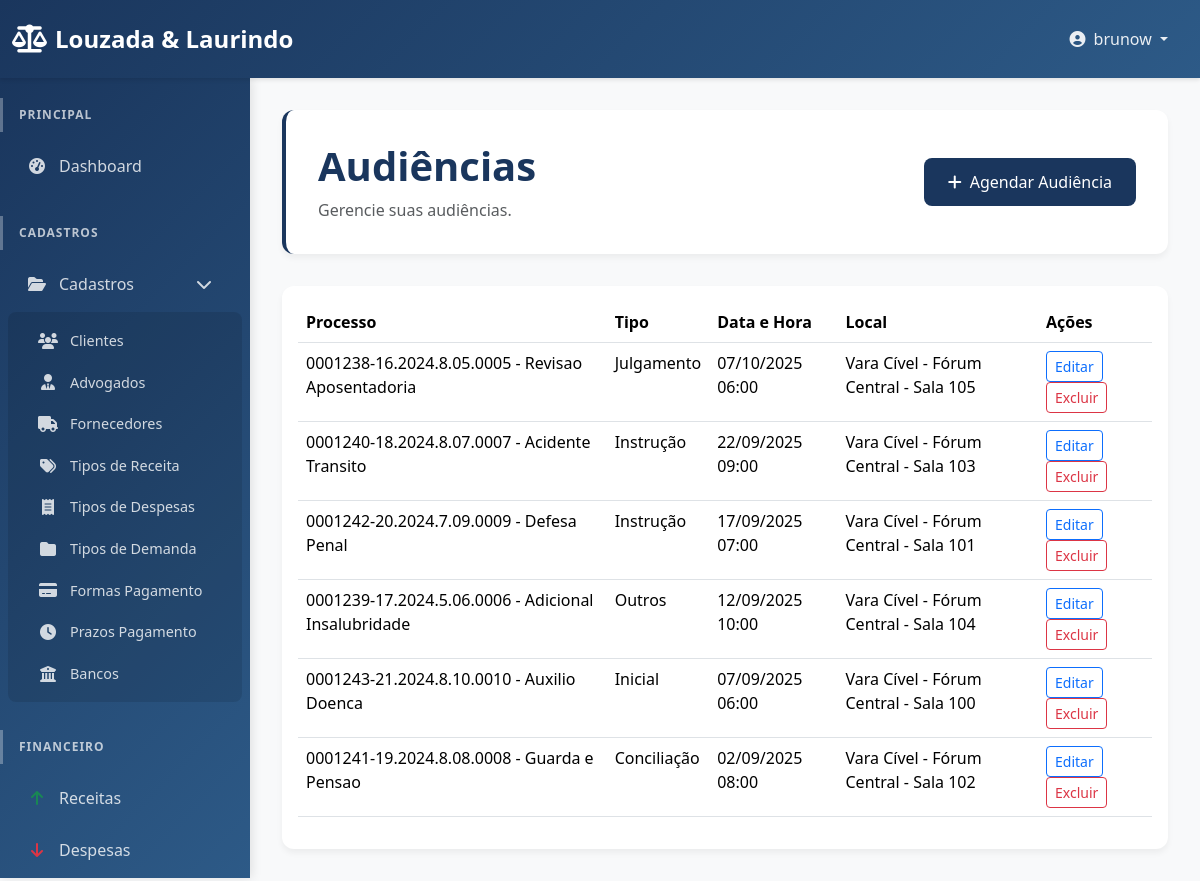
/dashboard/audiencias/ (signed in), run on the app's committed database.
### users/models.py (models this page shows, shortened)
class Lawyer(AbstractUser):
    cpf = models.CharField(max_length=14, unique=True, blank=True, null=True, verbose_name="CPF")
    oab_number = models.CharField(max_length=20, blank=True, null=True, verbose_name="Número OAB")
    STATE_CHOICES = [
        ('AC', 'Acre'), ('AL', 'Alagoas'), ('AP', 'Amapá'), ('AM', 'Amazonas'),
        ('BA', 'Bahia'), ('CE', 'Ceará'), ('DF', 'Distrito Federal'), ('ES', 'Espírito Santo'),
        ('GO', 'Goiás'), ('MA', 'Maranhão'), ('MT', 'Mato Grosso'), ('MS', 'Mato Grosso do Sul'),
        ('MG', 'Minas Gerais'), ('PA', 'Pará'), ('PB', 'Paraíba'), ('PR', 'Paraná'),
        ('PE', 'Pernambuco'), ('PI', 'Piauí'), ('RJ', 'Rio de Janeiro'), ('RN', 'Rio Grande do Norte'),
        ('RS', 'Rio Grande do Sul'), ('RO', 'Rondônia'), ('RR', 'Roraima'), ('SC', 'Santa Catarina'),
        ('SP', 'São Paulo'), ('SE', 'Sergipe'), ('TO', 'Tocantins'),
    ]
    oab_section = models.CharField(max_length=2, choices=STATE_CHOICES, blank=True, null=True, verbose_name="Seccional OAB")
    phone = models.CharField(max_length=20, blank=True, null=True, verbose_name="Telefone")
    pix_key = models.CharField(max_length=255, blank=True, null=True, verbose_name="Chave PIX")
    professional_address = models.TextField(blank=True, null=True, verbose_name="Endereço Profissional")
    registration_date = models.DateField(default=timezone.now, verbose_name="Data de Cadastro")
    enable_publications = models.BooleanField(default=False, verbose_name="Publicações Ativadas")
    enable_login = models.BooleanField(default=True, verbose_name="Login Ativado")
    groups = models.ManyToManyField(
        'auth.Group',
        verbose_name='groups',
        blank=True,
        help_text='The groups this user belongs to. A user will get all permissions granted to each of their groups.',
        related_name="lawyer_set",
        related_query_name="lawyer",
    )
    user_permissions = models.ManyToManyField(
        'auth.Permission',
        verbose_name='user permissions',
        blank=True,
        help_text='Specific permissions for this user.',
        related_name="lawyer_set",
        related_query_name="lawyer",
    )

### dashboard/models.py (models this page shows, shortened)
class Audiencia(models.Model):
    TIPO_CHOICES = [
        ('inicial', 'Inicial'),
        ('instrucao', 'Instrução'),
        ('conciliacao', 'Conciliação'),
        ('julgamento', 'Julgamento'),
        ('outros', 'Outros'),
    ]
    processo = models.ForeignKey(Processo, on_delete=models.CASCADE, verbose_name="Processo")
    tipo = models.CharField(max_length=20, choices=TIPO_CHOICES, verbose_name="Tipo")
    data_hora = models.DateTimeField(verbose_name="Data e Hora")
    local = models.CharField(max_length=200, verbose_name="Local")
    observacoes = models.TextField(blank=True, null=True, verbose_name="Observações")
    compareceu = models.BooleanField(default=False, verbose_name="Compareceu")
    resultado = models.TextField(blank=True, null=True, verbose_name="Resultado")
    data_criacao = models.DateTimeField(auto_now_add=True, verbose_name="Data de Criação")
    class Meta:
        verbose_name = "Audiência"
        verbose_name_plural = "Audiências"
        ordering = ['-data_hora']

class Processo(models.Model):
    STATUS_CHOICES = [
        ('ativo', 'Ativo'),
        ('suspenso', 'Suspenso'),
        ('arquivado', 'Arquivado'),
        ('finalizado', 'Finalizado'),
    ]
    numero = models.CharField(max_length=50, unique=True, verbose_name="Número do Processo")
    cliente = models.ForeignKey(Cliente, on_delete=models.CASCADE, verbose_name="Cliente")
    advogado_responsavel = models.ForeignKey('users.Lawyer', on_delete=models.CASCADE, verbose_name="Advogado Responsável")
    titulo = models.CharField(max_length=200, verbose_name="Título")
    descricao = models.TextField(verbose_name="Descrição")
    status = models.CharField(max_length=20, choices=STATUS_CHOICES, default='ativo', verbose_name="Status")
    data_inicio = models.DateField(verbose_name="Data de Início")
    data_fim = models.DateField(blank=True, null=True, verbose_name="Data de Fim")
    valor_causa = models.DecimalField(max_digits=10, decimal_places=2, blank=True, null=True, verbose_name="Valor da Causa")
    tribunal = models.CharField(max_length=100, blank=True, null=True, verbose_name="Tribunal")
    vara = models.CharField(max_length=100, blank=True, null=True, verbose_name="Vara")
    class Meta:
        verbose_name = "Processo"
        verbose_name_plural = "Processos"
        ordering = ['-data_inicio']

### dashboard/views.py (the view)
# urls.py: path('audiencias/', views.audiencia_list, name='audiencia_list'),
@login_required
def audiencia_list(request):
    audiencias = Audiencia.objects.select_related('processo').order_by('-data_hora')
    return render(request, 'dashboard/audiencia_list.html', {'audiencias': audiencias})

### dashboard/templates/dashboard/audiencia_list.html (shortened to what this page needs)
{% extends 'dashboard/base.html' %}
{% block content %}
<div class="page-header">
    <div class="d-flex justify-content-between align-items-center">
        <div>
            <h1>Audiências</h1>
            <p class="text-muted">Gerencie suas audiências.</p>
        </div>
        <div>
            <a href="{% url 'dashboard:audiencia_create' %}" class="btn btn-primary"><i class="fas fa-plus me-2"></i>Agendar Audiência</a>
        </div>
    </div>
</div>
<div class="card">
    <div class="card-body">
        <table class="table table-hover">
            <thead>
                <tr>
                    <th>Processo</th>
                    <th>Tipo</th>
                    <th>Data e Hora</th>
                    <th>Local</th>
                    <th>Ações</th>
                </tr>
            </thead>
            <tbody>
                {% for audiencia in audiencias %}
                <tr>
                    <td>{{ audiencia.processo.numero }} - {{ audiencia.processo.titulo }}</td>
                    <td>{{ audiencia.get_tipo_display }}</td>
                    <td>{{ audiencia.data_hora|date:"d/m/Y H:i" }}</td>
                    <td>{{ audiencia.local }}</td>
                    <td>
                        <a href="{% url 'dashboard:audiencia_update' audiencia.pk %}" class="btn btn-sm btn-outline-primary">Editar</a>
                        <a href="{% url 'dashboard:audiencia_delete' audiencia.pk %}" class="btn btn-sm btn-outline-danger">Excluir</a>
                    </td>
                </tr>
                {% endfor %}
            </tbody>
        </table>
    </div>
</div>
{% endblock %}

### dashboard/templates/dashboard/base.html (shortened to what this page needs)
<!doctype html>
<html lang="pt-BR">
<head>
    <link href="https://cdn.jsdelivr.net/npm/bootstrap@5.3.3/dist/css/bootstrap.min.css" rel="stylesheet">
    <link href="https://cdnjs.cloudflare.com/ajax/libs/font-awesome/6.4.0/css/all.min.css" rel="stylesheet">
    {% load static %}
    <link href="{% static 'dashboard/css/custom.css' %}" rel="stylesheet">
</head>
<body>
    {% if user.is_authenticated %}
    <nav class="navbar navbar-expand-lg navbar-dark sticky-top">
        <div class="container-fluid">
            <a class="navbar-brand" href="{% url 'dashboard:home' %}">
                <i class="fas fa-balance-scale"></i>
                Louzada & Laurindo
            </a>
            <div class="collapse navbar-collapse" id="navbarNav">
                <ul class="navbar-nav ms-auto">
                    <li class="nav-item dropdown">
                        <a class="nav-link dropdown-toggle" href="#" id="navbarDropdown" role="button" data-bs-toggle="dropdown" aria-expanded="false">
                            <i class="fas fa-user-circle me-1"></i>
                            {{ user.get_full_name|default:user.username }}
                        </a>
                    </li>
                </ul>
            </div>
        </div>
    </nav>
    <div class="d-flex">
        <div class="offcanvas-lg offcanvas-start sidebar" tabindex="-1" id="sidebarMenu" aria-labelledby="sidebarMenuLabel">
            <div class="offcanvas-body d-flex flex-column">
                <nav class="nav flex-column flex-grow-1">
                    <div class="nav-section">
                        <div class="nav-section-title">Principal</div>
                        <ul class="nav flex-column">
                            <li class="nav-item">
                                <a class="nav-link {% if request.resolver_match.url_name == 'home' %}active{% endif %}" href="{% url 'dashboard:home' %}">
                                    <i class="fas fa-tachometer-alt"></i>
                                    Dashboard
                                </a>
                            </li>
                        </ul>
                    </div>
                    <div class="nav-section">
                        <div class="nav-section-title">Cadastros</div>
                        <ul class="nav flex-column">
                            <li class="nav-item">
                                <a class="nav-link" data-bs-toggle="collapse" href="#cadastros-submenu" role="button" aria-expanded="true" aria-controls="cadastros-submenu">
                                    <i class="fas fa-folder-open"></i>
                                    Cadastros
                                    <i class="fas fa-chevron-down ms-auto"></i>
                                </a>
                                <div class="collapse show submenu" id="cadastros-submenu">
                                    <ul class="nav flex-column">
                                        <li class="nav-item">
                                            <a class="nav-link {% if request.resolver_match.url_name == 'clients' %}active{% endif %}" href="{% url 'dashboard:clients' %}">
                                                <i class="fas fa-users"></i>
                                                Clientes
                                            </a>
                                        </li>
                                        <li class="nav-item">
                                            <a class="nav-link {% if request.resolver_match.url_name == 'lawyers' %}active{% endif %}" href="{% url 'dashboard:lawyers' %}">
                                                <i class="fas fa-user-tie"></i>
                                                Advogados
                                            </a>
                                        </li>
                                        <li class="nav-item">
                                            <a class="nav-link" href="#">
                                                <i class="fas fa-truck"></i>
                                                Fornecedores
                                            </a>
                                        </li>
                                        <li class="nav-item">
                                <a class="nav-link" href="{% url 'dashboard:tipo_receita_list' %}">
                                    <i class="fas fa-tags"></i>
                                    Tipos de Receita
                                </a>
                            </li>
                                        <li class="nav-item">
                                            <a class="nav-link" href="{% url 'dashboard:tipo_despesa_list' %}">
                                                <i class="fas fa-receipt"></i>
                                                Tipos de Despesas
                                            </a>
                                        </li>
                                        <li class="nav-item">
                                            <a class="nav-link" href="{% url 'dashboard:tipo_demanda_list' %}">
                                                <i class="fas fa-folder"></i>
                                                Tipos de Demanda
                                            </a>
                                        </li>
                                        <li class="nav-item">
                                            <a class="nav-link" href="{% url 'dashboard:forma_pagamento_list' %}">
                                                <i class="fas fa-credit-card"></i>
                                                Formas Pagamento
                                            </a>
                                        </li>
                                        <li class="nav-item">
                                            <a class="nav-link" href="{% url 'dashboard:prazo_pagamento_list' %}">
                                                <i class="fas fa-clock"></i>
                                                Prazos Pagamento
                                            </a>
                                        </li>
                                        <li class="nav-item">
                                            <a class="nav-link" href="{% url 'dashboard:banco_list' %}">
                                                <i class="fas fa-university"></i>
                                                Bancos
                                            </a>
                                        </li>
                                    </ul>
                                </div>
                            </li>
                        </ul>
                    </div>
                    <div class="nav-section">
                        <div class="nav-section-title">Financeiro</div>
                        <ul class="nav flex-column">
                            <li class="nav-item">
                                <a class="nav-link" href="{% url 'dashboard:receitas' %}">
                                    <i class="fas fa-arrow-up text-success"></i>
                                    Receitas
                                </a>
                            </li>
                            <li class="nav-item">
                                <a class="nav-link" href="#">
                                    <i class="fas fa-arrow-down text-danger"></i>
                                    Despesas
                                </a>
                            </li>
                            <li class="nav-item">
                            </li>
                        </ul>
                    </div>
                </nav>
            </div>
        </div>
        <div class="main-content flex-grow-1">
            {% block content %}
            {% endblock %}
        </div>
    </div>
    {% else %}
    <div class="container-fluid h-100">
        {% block login_content %}
        {% endblock %}
    </div>
    {% endif %}
</body>
</html>

### data on the page
Lawyer: get_full_name "brunow"
Audiencia: processo.numero "0001238-16.2024.8.05.0005", processo.titulo "Revisao Aposentadoria", tipo "Julgamento", data_hora "07/10/2025 06:00", local "Vara Cível - Fórum Central - Sala 105"
Audiencia: processo.numero "0001240-18.2024.8.07.0007", processo.titulo "Acidente Transito", tipo "Instrução", data_hora "22/09/2025 09:00", local "Vara Cível - Fórum Central - Sala 103"
Audiencia: processo.numero "0001242-20.2024.7.09.0009", processo.titulo "Defesa Penal", tipo "Instrução", data_hora "17/09/2025 07:00", local "Vara Cível - Fórum Central - Sala 101"
Audiencia: processo.numero "0001239-17.2024.5.06.0006", processo.titulo "Adicional Insalubridade", tipo "Outros", data_hora "12/09/2025 10:00", local "Vara Cível - Fórum Central - Sala 104"
Audiencia: processo.numero "0001243-21.2024.8.10.0010", processo.titulo "Auxilio Doenca", tipo "Inicial", data_hora "07/09/2025 06:00", local "Vara Cível - Fórum Central - Sala 100"
Audiencia: processo.numero "0001241-19.2024.8.08.0008", processo.titulo "Guarda e Pensao", tipo "Conciliação", data_hora "02/09/2025 08:00", local "Vara Cível - Fórum Central - Sala 102"
